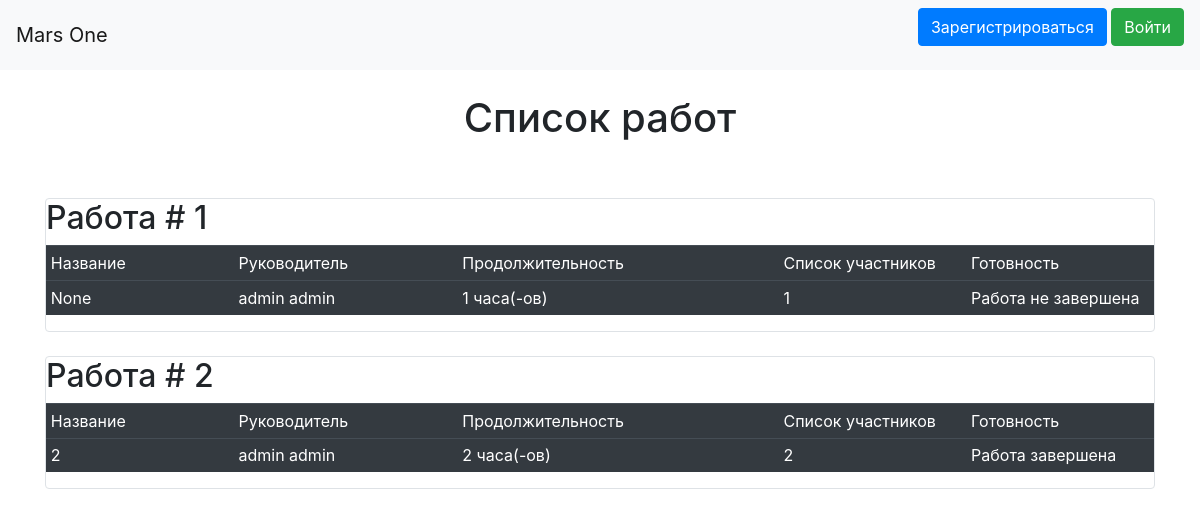
The page /index on the database as committed earlier.
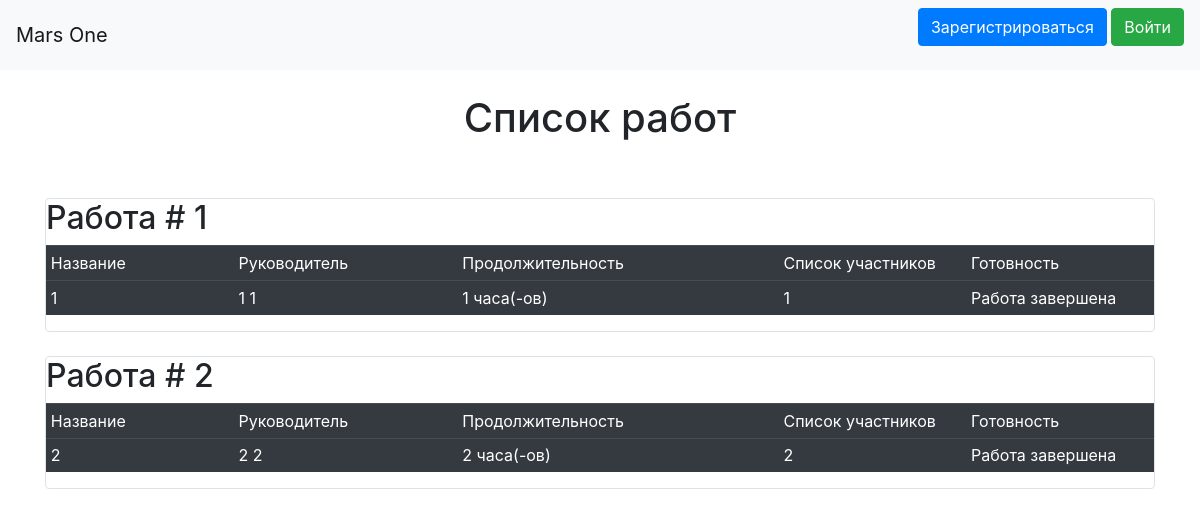
The same page on the database as committed later.
### data/jobs.py (models this page shows)
class Jobs(SqlAlchemyBase):
    __tablename__ = 'jobs'
    id = sqlalchemy.Column(sqlalchemy.Integer,
                           primary_key=True, autoincrement=True)
    title = sqlalchemy.Column(sqlalchemy.String)
    team_leader = sqlalchemy.Column(sqlalchemy.Integer,
                                    sqlalchemy.ForeignKey("users.id"))
    job = sqlalchemy.Column(sqlalchemy.String)
    work_size = sqlalchemy.Column(sqlalchemy.Integer)
    collaborators = sqlalchemy.Column(sqlalchemy.String)
    start_date = sqlalchemy.Column(sqlalchemy.String)
    end_date = sqlalchemy.Column(sqlalchemy.String)
    is_finished = sqlalchemy.Column(sqlalchemy.Boolean)
    user = orm.relationship('User')

### data/users.py (models this page shows, shortened)
class User(SqlAlchemyBase, UserMixin):
    __tablename__ = 'users'
    id = sqlalchemy.Column(sqlalchemy.Integer,
                           primary_key=True, autoincrement=True)
    surname = sqlalchemy.Column(sqlalchemy.String)
    name = sqlalchemy.Column(sqlalchemy.String)
    age = sqlalchemy.Column(sqlalchemy.Integer)
    position = sqlalchemy.Column(sqlalchemy.String)
    speciality = sqlalchemy.Column(sqlalchemy.String)
    address = sqlalchemy.Column(sqlalchemy.String)
    email = sqlalchemy.Column(sqlalchemy.String, unique=True)
    hashed_password = sqlalchemy.Column(sqlalchemy.String)
    modified_date = sqlalchemy.Column(sqlalchemy.DateTime,
                                      default=datetime.datetime.now)
    job = orm.relationship("Jobs", back_populates='user')
    departament = orm.relationship("Departament", back_populates="user")

### main.py (the view)
@app.route("/")
@app.route("/index")
def index():
    db_sess = db_session.create_session()
    jobs = db_sess.query(Jobs)
    return render_template("index.html", jobs=jobs, title='Главная страница')

### data/db_session.py (called while the page is built)
def create_session() -> Session:
    global __factory
    return __factory()

### templates/index.html (shortened to what this page needs)
{% extends "base.html" %}
{% block content %}
<br>
<h1 align="center">Список работ</h1>
<br><br>
{% for item in jobs%}
<div class="col-md6 border rounded">
    <h2>Работа # {{item.id}}</h2>
    <table class="table table-dark table-sm">
        <tr>
            <td>Название</td>
            <td>Руководитель</td>
            <td>Продолжительность</td>
            <td>Список участников</td>
            <td>Готовность</td>
        </tr>
        <tr>
            <td>{{item.title}}</td>
            <td>{{item.user.surname}} {{item.user.name}}</td>
            <td>{{item.work_size}} часа(-ов)</td>
            <td>{{item.collaborators}}</td>
            <td>
                {% if item.is_finished %}
                    Работа завершена
                {% else %}
                    Работа не завершена
                {% endif %}
            </td>
        </tr>
    </table>
</div><br>
{% endfor %}
{% endblock %}

### templates/base.html (shortened to what this page needs)
<!doctype html>
<html lang="en">
<head>
    <link rel="stylesheet"
          href="https://stackpath.bootstrapcdn.com/bootstrap/4.4.1/css/bootstrap.min.css"
>
    <link rel="stylesheet" href="../static/css/style.css">
</head>
<body>
<header>
    <nav class="navbar navbar-light bg-light">
        <a class="navbar-brand" href="/">Mars One</a>
        {% if current_user.is_authenticated %}
        <a class="navbar-brand" href="/logout">{{current_user.surname}} {{ current_user.name }}</a>
        {% else %}
            <p>
                <a class="btn btn-primary " href="/register">Зарегистрироваться</a>
                <a class="btn btn-success" href="/login">Войти</a>
            </p>
        {% endif %}
    </nav>
</header>
<main role="main" class="container">
    {% block content %}{% endblock %}
</main>
</body>
</html>

### static/css/style.css (style rules this page uses)
td { width: 100px; border-width: 1px; }
a { font-size: 50px; }

Rows that differ between the two databases and show on the page:
changed Jobs id 1: title "None" → "1"; user.surname "admin" → "1"; user.name "admin" → "1"; is_finished "Работа не завершена" → "Работа завершена"
changed Jobs id 2: user.surname "admin" → "2"; user.name "admin" → "2"
